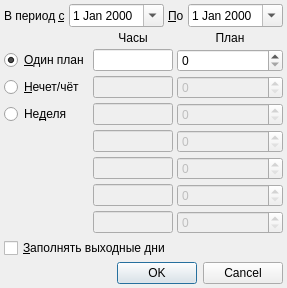
<ui version="4.0" >
 <class>ResourceTemplateDialog</class>
 <widget class="QDialog" name="ResourceTemplateDialog" >
  <property name="geometry" >
   <rect>
    <x>0</x>
    <y>0</y>
    <width>277</width>
    <height>273</height>
   </rect>
  </property>
  <property name="windowTitle" >
   <string>Шаблон планировщика</string>
  </property>
  <layout class="QGridLayout" name="gridLayout" >
   <property name="margin" >
    <number>4</number>
   </property>
   <property name="spacing" >
    <number>4</number>
   </property>
   <item row="0" column="0" colspan="3" >
    <layout class="QHBoxLayout" name="dateRangeLayout" >
     <property name="spacing" >
      <number>4</number>
     </property>
     <item>
      <widget class="QLabel" name="lblBegDate" >
       <property name="text" >
        <string>В период &amp;с</string>
       </property>
       <property name="buddy" >
        <cstring>edtBegDate</cstring>
       </property>
      </widget>
     </item>
     <item>
      <widget class="CDateEdit" name="edtBegDate" >
       <property name="calendarPopup" >
        <bool>true</bool>
       </property>
      </widget>
     </item>
     <item>
      <widget class="QLabel" name="lblEndDate" >
       <property name="text" >
        <string>&amp;По</string>
       </property>
       <property name="buddy" >
        <cstring>edtEndDate</cstring>
       </property>
      </widget>
     </item>
     <item>
      <widget class="CDateEdit" name="edtEndDate" >
       <property name="calendarPopup" >
        <bool>true</bool>
       </property>
      </widget>
     </item>
     <item>
      <spacer name="horizontalSpacer" >
       <property name="orientation" >
        <enum>Qt::Horizontal</enum>
       </property>
       <property name="sizeHint" stdset="0" >
        <size>
         <width>40</width>
         <height>20</height>
        </size>
       </property>
      </spacer>
     </item>
    </layout>
   </item>
   <item row="1" column="1" >
    <widget class="QLabel" name="lblAmbHours" >
     <property name="text" >
      <string>Часы</string>
     </property>
     <property name="alignment" >
      <set>Qt::AlignCenter</set>
     </property>
     <property name="buddy" >
      <cstring>edtTimeRange1</cstring>
     </property>
    </widget>
   </item>
   <item row="1" column="2" >
    <widget class="QLabel" name="lblAmbPlan" >
     <property name="text" >
      <string>План</string>
     </property>
     <property name="alignment" >
      <set>Qt::AlignCenter</set>
     </property>
     <property name="buddy" >
      <cstring>edtQuantity1</cstring>
     </property>
    </widget>
   </item>
   <item row="2" column="0" >
    <widget class="QRadioButton" name="rbSingle" >
     <property name="sizePolicy" >
      <sizepolicy vsizetype="Fixed" hsizetype="Fixed" >
       <horstretch>0</horstretch>
       <verstretch>0</verstretch>
      </sizepolicy>
     </property>
     <property name="text" >
      <string>&amp;Один план</string>
     </property>
     <property name="checked" >
      <bool>true</bool>
     </property>
    </widget>
   </item>
   <item row="2" column="1" >
    <widget class="CTimeRangeEdit" name="edtTimeRange1" >
     <property name="sizePolicy" >
      <sizepolicy vsizetype="Fixed" hsizetype="Minimum" >
       <horstretch>0</horstretch>
       <verstretch>0</verstretch>
      </sizepolicy>
     </property>
     <property name="maximumSize" >
      <size>
       <width>80</width>
       <height>16777215</height>
      </size>
     </property>
     <property name="maxLength" >
      <number>13</number>
     </property>
    </widget>
   </item>
   <item row="2" column="2" >
    <widget class="QSpinBox" name="edtQuantity1" >
     <property name="maximum" >
      <number>999999999</number>
     </property>
    </widget>
   </item>
   <item row="3" column="0" >
    <widget class="QRadioButton" name="rbDual" >
     <property name="sizePolicy" >
      <sizepolicy vsizetype="Fixed" hsizetype="Fixed" >
       <horstretch>0</horstretch>
       <verstretch>0</verstretch>
      </sizepolicy>
     </property>
     <property name="text" >
      <string>&amp;Нечет/чёт</string>
     </property>
     <property name="checked" >
      <bool>false</bool>
     </property>
    </widget>
   </item>
   <item row="3" column="1" >
    <widget class="CTimeRangeEdit" name="edtTimeRange2" >
     <property name="enabled" >
      <bool>false</bool>
     </property>
     <property name="sizePolicy" >
      <sizepolicy vsizetype="Fixed" hsizetype="Minimum" >
       <horstretch>0</horstretch>
       <verstretch>0</verstretch>
      </sizepolicy>
     </property>
     <property name="maximumSize" >
      <size>
       <width>80</width>
       <height>16777215</height>
      </size>
     </property>
     <property name="maxLength" >
      <number>13</number>
     </property>
    </widget>
   </item>
   <item row="3" column="2" >
    <widget class="QSpinBox" name="edtQuantity2" >
     <property name="enabled" >
      <bool>false</bool>
     </property>
     <property name="maximum" >
      <number>999999999</number>
     </property>
    </widget>
   </item>
   <item row="4" column="0" >
    <widget class="QRadioButton" name="rbWeek" >
     <property name="sizePolicy" >
      <sizepolicy vsizetype="Fixed" hsizetype="Fixed" >
       <horstretch>0</horstretch>
       <verstretch>0</verstretch>
      </sizepolicy>
     </property>
     <property name="text" >
      <string>Не&amp;деля</string>
     </property>
     <property name="checked" >
      <bool>false</bool>
     </property>
    </widget>
   </item>
   <item row="4" column="1" >
    <widget class="CTimeRangeEdit" name="edtTimeRange3" >
     <property name="enabled" >
      <bool>false</bool>
     </property>
     <property name="sizePolicy" >
      <sizepolicy vsizetype="Fixed" hsizetype="Minimum" >
       <horstretch>0</horstretch>
       <verstretch>0</verstretch>
      </sizepolicy>
     </property>
     <property name="maximumSize" >
      <size>
       <width>80</width>
       <height>16777215</height>
      </size>
     </property>
     <property name="maxLength" >
      <number>13</number>
     </property>
    </widget>
   </item>
   <item row="4" column="2" >
    <widget class="QSpinBox" name="edtQuantity3" >
     <property name="enabled" >
      <bool>false</bool>
     </property>
     <property name="maximum" >
      <number>999999999</number>
     </property>
    </widget>
   </item>
   <item row="5" column="1" >
    <widget class="CTimeRangeEdit" name="edtTimeRange4" >
     <property name="enabled" >
      <bool>false</bool>
     </property>
     <property name="sizePolicy" >
      <sizepolicy vsizetype="Fixed" hsizetype="Minimum" >
       <horstretch>0</horstretch>
       <verstretch>0</verstretch>
      </sizepolicy>
     </property>
     <property name="maximumSize" >
      <size>
       <width>80</width>
       <height>16777215</height>
      </size>
     </property>
     <property name="maxLength" >
      <number>13</number>
     </property>
    </widget>
   </item>
   <item row="5" column="2" >
    <widget class="QSpinBox" name="edtQuantity4" >
     <property name="enabled" >
      <bool>false</bool>
     </property>
     <property name="maximum" >
      <number>999999999</number>
     </property>
    </widget>
   </item>
   <item row="6" column="1" >
    <widget class="CTimeRangeEdit" name="edtTimeRange5" >
     <property name="enabled" >
      <bool>false</bool>
     </property>
     <property name="sizePolicy" >
      <sizepolicy vsizetype="Fixed" hsizetype="Minimum" >
       <horstretch>0</horstretch>
       <verstretch>0</verstretch>
      </sizepolicy>
     </property>
     <property name="maximumSize" >
      <size>
       <width>80</width>
       <height>16777215</height>
      </size>
     </property>
     <property name="maxLength" >
      <number>13</number>
     </property>
    </widget>
   </item>
   <item row="6" column="2" >
    <widget class="QSpinBox" name="edtQuantity5" >
     <property name="enabled" >
      <bool>false</bool>
     </property>
     <property name="maximum" >
      <number>999999999</number>
     </property>
    </widget>
   </item>
   <item row="7" column="1" >
    <widget class="CTimeRangeEdit" name="edtTimeRange6" >
     <property name="enabled" >
      <bool>false</bool>
     </property>
     <property name="sizePolicy" >
      <sizepolicy vsizetype="Fixed" hsizetype="Minimum" >
       <horstretch>0</horstretch>
       <verstretch>0</verstretch>
      </sizepolicy>
     </property>
     <property name="maximumSize" >
      <size>
       <width>80</width>
       <height>16777215</height>
      </size>
     </property>
     <property name="maxLength" >
      <number>13</number>
     </property>
    </widget>
   </item>
   <item row="7" column="2" >
    <widget class="QSpinBox" name="edtQuantity6" >
     <property name="enabled" >
      <bool>false</bool>
     </property>
     <property name="maximum" >
      <number>999999999</number>
     </property>
    </widget>
   </item>
   <item row="8" column="1" >
    <widget class="CTimeRangeEdit" name="edtTimeRange7" >
     <property name="enabled" >
      <bool>false</bool>
     </property>
     <property name="sizePolicy" >
      <sizepolicy vsizetype="Fixed" hsizetype="Minimum" >
       <horstretch>0</horstretch>
       <verstretch>0</verstretch>
      </sizepolicy>
     </property>
     <property name="maximumSize" >
      <size>
       <width>80</width>
       <height>16777215</height>
      </size>
     </property>
     <property name="maxLength" >
      <number>13</number>
     </property>
    </widget>
   </item>
   <item row="8" column="2" >
    <widget class="QSpinBox" name="edtQuantity7" >
     <property name="enabled" >
      <bool>false</bool>
     </property>
     <property name="maximum" >
      <number>999999999</number>
     </property>
    </widget>
   </item>
   <item row="9" column="0" colspan="3" >
    <widget class="QCheckBox" name="chkFillRedDays" >
     <property name="text" >
      <string>&amp;Заполнять выходные дни</string>
     </property>
    </widget>
   </item>
   <item row="10" column="0" >
    <spacer>
     <property name="orientation" >
      <enum>Qt::Vertical</enum>
     </property>
     <property name="sizeHint" stdset="0" >
      <size>
       <width>20</width>
       <height>161</height>
      </size>
     </property>
    </spacer>
   </item>
   <item row="11" column="0" colspan="3" >
    <widget class="QDialogButtonBox" name="buttonBox" >
     <property name="orientation" >
      <enum>Qt::Horizontal</enum>
     </property>
     <property name="standardButtons" >
      <set>QDialogButtonBox::Cancel|QDialogButtonBox::Ok</set>
     </property>
    </widget>
   </item>
  </layout>
 </widget>
 <customwidgets>
  <customwidget>
   <class>CTimeRangeEdit</class>
   <extends>QLineEdit</extends>
   <header>library/TimeEdit.h</header>
  </customwidget>
  <customwidget>
   <class>CDateEdit</class>
   <extends>QDateEdit</extends>
   <header>library/DateEdit.h</header>
  </customwidget>
 </customwidgets>
 <tabstops>
  <tabstop>edtBegDate</tabstop>
  <tabstop>edtEndDate</tabstop>
  <tabstop>rbSingle</tabstop>
  <tabstop>rbDual</tabstop>
  <tabstop>rbWeek</tabstop>
  <tabstop>edtTimeRange1</tabstop>
  <tabstop>edtQuantity1</tabstop>
  <tabstop>edtTimeRange2</tabstop>
  <tabstop>edtQuantity2</tabstop>
  <tabstop>edtTimeRange3</tabstop>
  <tabstop>edtQuantity3</tabstop>
  <tabstop>edtTimeRange4</tabstop>
  <tabstop>edtQuantity4</tabstop>
  <tabstop>edtTimeRange5</tabstop>
  <tabstop>edtQuantity5</tabstop>
  <tabstop>edtTimeRange6</tabstop>
  <tabstop>edtQuantity6</tabstop>
  <tabstop>edtTimeRange7</tabstop>
  <tabstop>edtQuantity7</tabstop>
  <tabstop>chkFillRedDays</tabstop>
  <tabstop>buttonBox</tabstop>
 </tabstops>
 <resources/>
 <connections>
  <connection>
   <sender>buttonBox</sender>
   <signal>accepted()</signal>
   <receiver>ResourceTemplateDialog</receiver>
   <slot>accept()</slot>
   <hints>
    <hint type="sourcelabel" >
     <x>239</x>
     <y>282</y>
    </hint>
    <hint type="destinationlabel" >
     <x>157</x>
     <y>224</y>
    </hint>
   </hints>
  </connection>
  <connection>
   <sender>buttonBox</sender>
   <signal>rejected()</signal>
   <receiver>ResourceTemplateDialog</receiver>
   <slot>reject()</slot>
   <hints>
    <hint type="sourcelabel" >
     <x>262</x>
     <y>282</y>
    </hint>
    <hint type="destinationlabel" >
     <x>266</x>
     <y>224</y>
    </hint>
   </hints>
  </connection>
  <connection>
   <sender>rbSingle</sender>
   <signal>toggled(bool)</signal>
   <receiver>edtTimeRange2</receiver>
   <slot>setDisabled(bool)</slot>
   <hints>
    <hint type="sourcelabel" >
     <x>55</x>
     <y>66</y>
    </hint>
    <hint type="destinationlabel" >
     <x>164</x>
     <y>91</y>
    </hint>
   </hints>
  </connection>
  <connection>
   <sender>rbSingle</sender>
   <signal>toggled(bool)</signal>
   <receiver>edtQuantity2</receiver>
   <slot>setDisabled(bool)</slot>
   <hints>
    <hint type="sourcelabel" >
     <x>55</x>
     <y>66</y>
    </hint>
    <hint type="destinationlabel" >
     <x>247</x>
     <y>91</y>
    </hint>
   </hints>
  </connection>
  <connection>
   <sender>rbWeek</sender>
   <signal>toggled(bool)</signal>
   <receiver>edtTimeRange3</receiver>
   <slot>setEnabled(bool)</slot>
   <hints>
    <hint type="sourcelabel" >
     <x>59</x>
     <y>114</y>
    </hint>
    <hint type="destinationlabel" >
     <x>164</x>
     <y>115</y>
    </hint>
   </hints>
  </connection>
  <connection>
   <sender>rbWeek</sender>
   <signal>toggled(bool)</signal>
   <receiver>edtTimeRange4</receiver>
   <slot>setEnabled(bool)</slot>
   <hints>
    <hint type="sourcelabel" >
     <x>59</x>
     <y>114</y>
    </hint>
    <hint type="destinationlabel" >
     <x>164</x>
     <y>139</y>
    </hint>
   </hints>
  </connection>
  <connection>
   <sender>rbWeek</sender>
   <signal>toggled(bool)</signal>
   <receiver>edtTimeRange5</receiver>
   <slot>setEnabled(bool)</slot>
   <hints>
    <hint type="sourcelabel" >
     <x>59</x>
     <y>114</y>
    </hint>
    <hint type="destinationlabel" >
     <x>164</x>
     <y>163</y>
    </hint>
   </hints>
  </connection>
  <connection>
   <sender>rbWeek</sender>
   <signal>toggled(bool)</signal>
   <receiver>edtQuantity3</receiver>
   <slot>setEnabled(bool)</slot>
   <hints>
    <hint type="sourcelabel" >
     <x>59</x>
     <y>114</y>
    </hint>
    <hint type="destinationlabel" >
     <x>247</x>
     <y>115</y>
    </hint>
   </hints>
  </connection>
  <connection>
   <sender>rbWeek</sender>
   <signal>toggled(bool)</signal>
   <receiver>edtQuantity4</receiver>
   <slot>setEnabled(bool)</slot>
   <hints>
    <hint type="sourcelabel" >
     <x>59</x>
     <y>114</y>
    </hint>
    <hint type="destinationlabel" >
     <x>247</x>
     <y>139</y>
    </hint>
   </hints>
  </connection>
  <connection>
   <sender>rbWeek</sender>
   <signal>toggled(bool)</signal>
   <receiver>edtQuantity5</receiver>
   <slot>setEnabled(bool)</slot>
   <hints>
    <hint type="sourcelabel" >
     <x>59</x>
     <y>114</y>
    </hint>
    <hint type="destinationlabel" >
     <x>247</x>
     <y>163</y>
    </hint>
   </hints>
  </connection>
  <connection>
   <sender>rbWeek</sender>
   <signal>toggled(bool)</signal>
   <receiver>edtTimeRange6</receiver>
   <slot>setEnabled(bool)</slot>
   <hints>
    <hint type="sourcelabel" >
     <x>39</x>
     <y>100</y>
    </hint>
    <hint type="destinationlabel" >
     <x>105</x>
     <y>178</y>
    </hint>
   </hints>
  </connection>
  <connection>
   <sender>rbWeek</sender>
   <signal>toggled(bool)</signal>
   <receiver>edtQuantity6</receiver>
   <slot>setEnabled(bool)</slot>
   <hints>
    <hint type="sourcelabel" >
     <x>39</x>
     <y>103</y>
    </hint>
    <hint type="destinationlabel" >
     <x>180</x>
     <y>178</y>
    </hint>
   </hints>
  </connection>
  <connection>
   <sender>rbWeek</sender>
   <signal>toggled(bool)</signal>
   <receiver>edtTimeRange7</receiver>
   <slot>setEnabled(bool)</slot>
   <hints>
    <hint type="sourcelabel" >
     <x>39</x>
     <y>112</y>
    </hint>
    <hint type="destinationlabel" >
     <x>88</x>
     <y>201</y>
    </hint>
   </hints>
  </connection>
  <connection>
   <sender>rbWeek</sender>
   <signal>toggled(bool)</signal>
   <receiver>edtQuantity7</receiver>
   <slot>setEnabled(bool)</slot>
   <hints>
    <hint type="sourcelabel" >
     <x>38</x>
     <y>99</y>
    </hint>
    <hint type="destinationlabel" >
     <x>176</x>
     <y>201</y>
    </hint>
   </hints>
  </connection>
  <connection>
   <sender>rbWeek</sender>
   <signal>toggled(bool)</signal>
   <receiver>chkFillRedDays</receiver>
   <slot>setDisabled(bool)</slot>
   <hints>
    <hint type="sourcelabel" >
     <x>20</x>
     <y>104</y>
    </hint>
    <hint type="destinationlabel" >
     <x>21</x>
     <y>221</y>
    </hint>
   </hints>
  </connection>
 </connections>
</ui>
